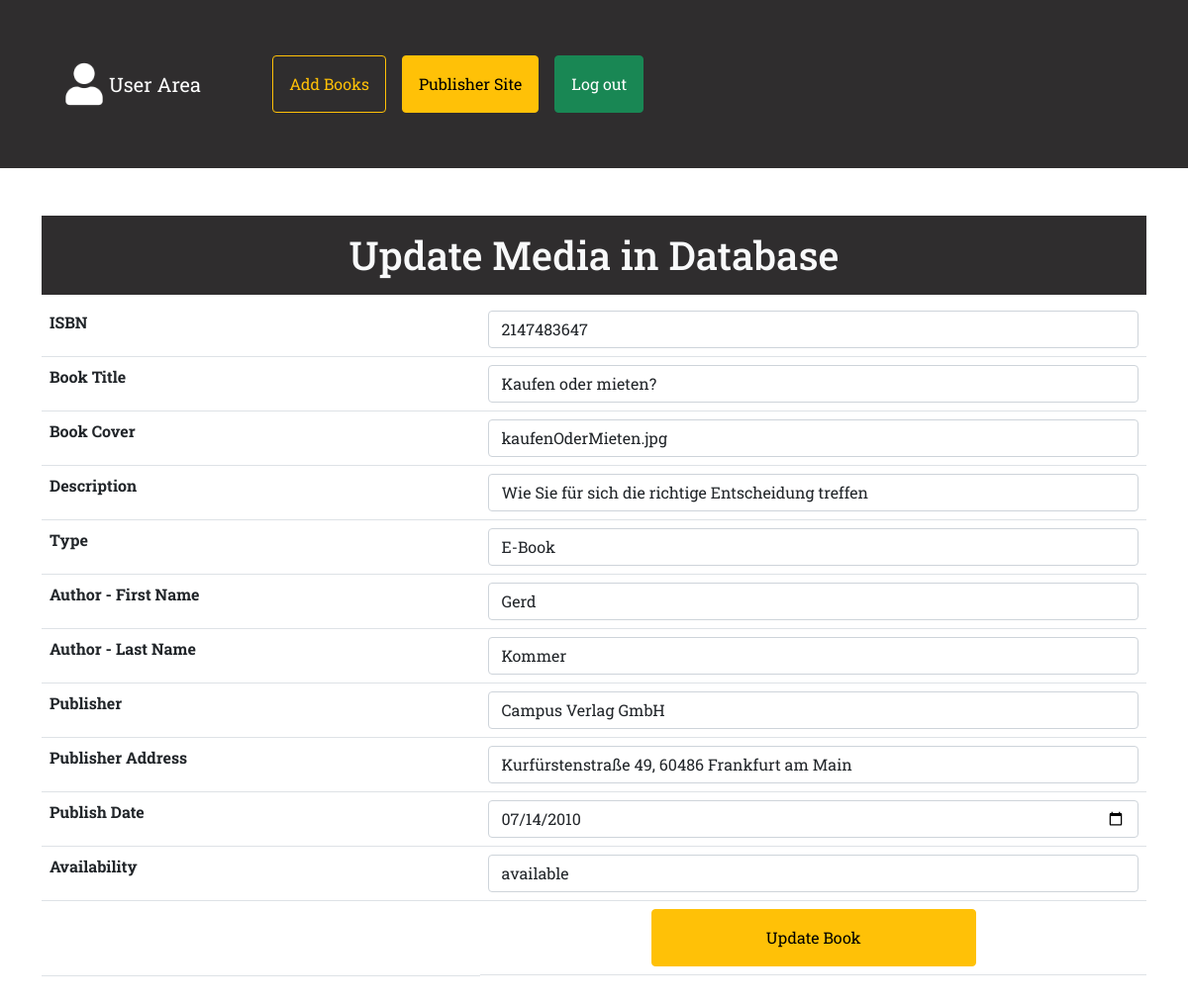
Page /components/update.php?id=2147483647 on the committed database.
### tables this page shows
CREATE TABLE `books` (
  `ISBN` bigint(20) NOT NULL,
  `title` varchar(80) NOT NULL,
  `image` varchar(100) NOT NULL,
  `description` varchar(100) NOT NULL,
  `type` varchar(40) NOT NULL,
  `author_fname` varchar(80) NOT NULL,
  `author_lname` varchar(80) NOT NULL,
  `publisher_name` varchar(100) NOT NULL,
  `publisher_address` varchar(100) NOT NULL,
  `publish_date` date DEFAULT NULL,
  `status` varchar(30) NOT NULL
);

### components/update.php (the view, shortened to what this page needs)
<?php
require_once "../actions/db_connect.php";
if($_GET["id"]) {
    $id = $_GET["id"];
    $sql = "SELECT * FROM books WHERE ISBN = $id";
    $result = mysqli_query($connect, $sql);
    if(mysqli_num_rows($result) == 1) {
        $data = mysqli_fetch_assoc($result);
        $ISBN = $data["ISBN"];
        $title = $data["title"];
        $image = $data["image"];
        $description = $data["description"];
        $type = $data["type"];
        $author_fname = $data["author_fname"];
        $author_lname = $data["author_lname"];
        $publisher = $data["publisher_name"];
        $publisher_address = $data["publisher_address"];
        $publish_date = $data["publish_date"];
        $availability = $data["status"];
    } else {
        header("location: ../admin.php");
    }
} else {
    header("location: ../admin.php");
}
?>
<!DOCTYPE html>
<html lang="en">
<head>
    <?php require_once "bootstrap.php"?>
    <link rel="stylesheet" href="../css/style.css">
</head>
<body>
    <nav class="navbar navbar-admin p-5 navbar-expand-lg navbar-dark bg-light mb-5">
        <div class="container-fluid">
            <a class="navbar-brand d-flex align-items-center" href="../admin.php">
            <img src="../img/user.png" alt="" width="50" height="50" class="d-inline-block align-text-top">
            User Area</a>
            <div class="collapse navbar-collapse" id="navbarNavAltMarkup">
            <div class="navbar-nav ms-5">
                <a class="nav-link" href="create.php"><button class="btn btn-outline-warning p-3">Add Books</button></a>
                <a class="nav-link" href="publisher.php"><button class="btn btn-warning p-3">Publisher Site</button></a>
                <a class="nav-link" href="../index.php"><button class="btn btn-success p-3">Log out</button></a>
            </div>
            </div>
        </div>
    </nav>
    <div class="container">
        <h1 class="p-3 text-light text-center">Update Media in Database</h1>
        <fieldset class="mb-5">
            <form action="../actions/a_update.php" method="POST">
                <table class='table'>
                    <tr>
                        <th>ISBN</th>
                        <td><input class='form-control' type="number" name="ISBN"  placeholder="ISBN" value="<?=$ISBN?>"/></td>
                    </tr>
                    <tr>
                        <th>Book Title</th>
                        <td><input class='form-control' type="text" name= "title" placeholder="Book Title"value="<?=$title?>"/></td>
                    </tr>
                    <th>Book Cover</th>
                        <td><input class='form-control' type="text" name="cover"  placeholder="Book Cover Link" value="<?=$image?>"/></td>
                    <tr>
                        <th>Description</th>
                        <td><input class='form-control' type="text" name="description"  placeholder="Description" value="<?=$description?>"/></td>
                    </tr>
                    <tr>
                        <th>Type</th>
                        <td><input class='form-control' type="text" name="type"  placeholder="media Type" value="<?=$type?>"/></td>
                    </tr>
                    <tr>
                        <th>Author - First Name</th>
                        <td><input class='form-control' type="text" name="author_fname"  placeholder="First Name of Author" value="<?=$author_fname?>"/></td>
                    </tr>
                    <tr>
                        <th>Author - Last Name</th>
                        <td><input class='form-control' type="text" name="author_lname"  placeholder="Last Name of Author" value="<?=$author_lname?>"/></td>
                    </tr>
                    <tr>
                        <th>Publisher</th>
                        <td><input class='form-control' type="text" name="publisher"  placeholder="Publisher Name" value="<?=$publisher?>"/></td>
                    </tr>
                    <tr>
                        <th>Publisher Address</th>
                        <td><input class='form-control' type="text" name="publisher_address"  placeholder="Address of Publisher" value="<?=$publisher_address?>"/></td>
                    </tr>
                    <tr>
                        <th>Publish Date</th>
                        <td><input class='form-control' type="date" name="publish_date"  placeholder="Publish Date" value="<?=$publish_date?>"/></td>
                    </tr>
                    <tr>
                        <th>Availability</th>
                        <td>
                            <select class='form-control' name="availability" value="<?=$availability?>">
                                <option value="available">available</option>
                            </select>
                        </td>
                    </tr>
                    <tr>
                        <td></td>
                        <td class="d-flex justify-content-center"><button class='btn btn-warning p-3 w-50' type="submit">Update Book</button></td>
                    </tr>
                </table>
            </form>
        </fieldset>
    </div>
</body>
</html>

### css/style.css (style rules this page uses)
* { padding: 0; margin: 0; }
body { font-family: "Roboto Slab", serif; }
h1 { background: #2F2D2E; }
.navbar-admin { background: #2F2D2E !important; }

### rows in the picture
books: ISBN "2147483647", cover "kaufenOderMieten.jpg", description "Wie Sie für sich die richtige Entscheidung treffen", type "E-Book", author_fname "Gerd", author_lname "Kommer", publisher "Campus Verlag GmbH", publisher_address "Kurfürstenstraße 49, 60486 Frankfurt am Main", publish_date "07/14/2010", availability "available"
